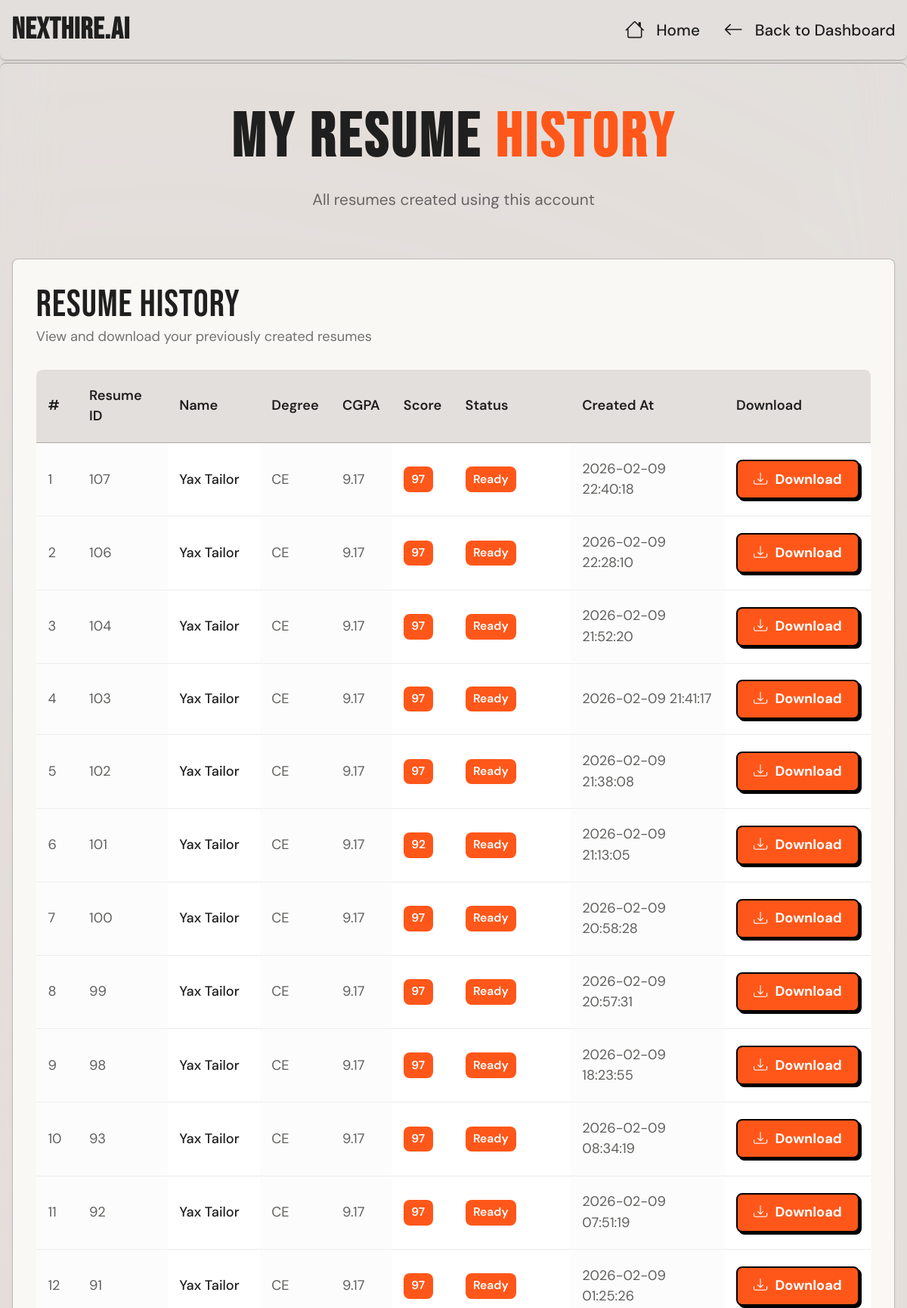
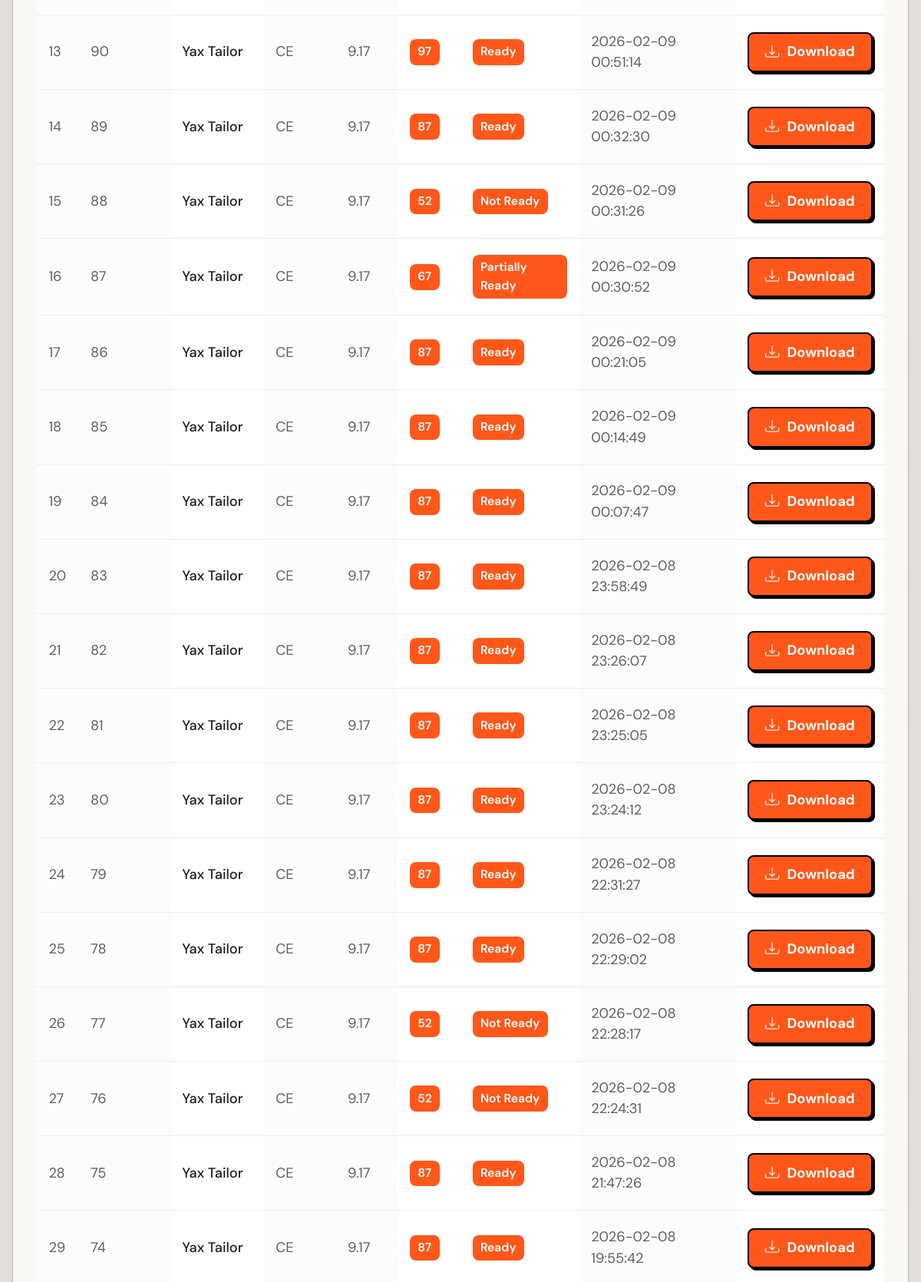
The app's page /my_resumes (signed in, upper part) with its own data (2 pictures, top to bottom).
### tables this page shows
CREATE TABLE resumes (
        id INTEGER PRIMARY KEY AUTOINCREMENT,
        user_email TEXT,
        name TEXT,
        phone TEXT,
        email TEXT,
        degree TEXT,
        cgpa TEXT,
        skills TEXT,
        projects TEXT,
        file_path TEXT
    , score INTEGER, status TEXT, created_at TEXT, github_username TEXT, city TEXT, about_yourself TEXT);

### app.py (the view)
@app.route("/my_resumes")
def my_resumes():
    if "user_email" not in session:
        return redirect("/login_page")
    user_email = session["user_email"]
    conn = get_db()
    cur = conn.cursor()
    cur.execute("""
        SELECT id, name, degree, cgpa, score, status, created_at, file_path
        FROM resumes
        WHERE user_email = ?
        ORDER BY created_at DESC
    """, (user_email,))
    resumes = cur.fetchall()
    conn.close()
    return render_template("my_resumes.html", resumes=resumes)

### app.py (called while the page is built)
def get_db():
    return sqlite3.connect(DB_NAME)

### templates/my_resumes.html (shortened to what this page needs)
<!DOCTYPE html>
<html lang="en">
<head>
    <link href="https://cdn.jsdelivr.net/npm/bootstrap@5.3.2/dist/css/bootstrap.min.css" rel="stylesheet">
    <link rel="stylesheet" href="https://cdn.jsdelivr.net/npm/bootstrap-icons@1.11.0/font/bootstrap-icons.css">
    <link rel="stylesheet" href="{{ url_for('static', filename='css/style.css') }}">
</head>
<body>
  <header class="border-bottom py-3">
    <div class="container d-flex justify-content-between align-items-center">
      <h5 class="mb-0 fw-bold">NextHire.AI</h5>
      <nav class="d-none d-md-flex gap-4">
        <a class="nav-link" href="/"><i class="bi bi-house"></i> Home</a>
        <a class="nav-link" href="/dashboard"><i class="bi bi-arrow-left"></i> Back to Dashboard</a>
      </nav>
    </div>
  </header>
  <section class="py-5" id="resume-history">
    <div class="container">
      <div class="text-center mb-5">
        <h1 class="hero-title" style="font-size: 4rem;">
          MY RESUME <span class="hero-accent">HISTORY</span>
        </h1>
        <p class="text-muted">All resumes created using this account</p>
      </div>
      <div class="row justify-content-center">
        <div class="col-12">
          <div class="panel">
            <div class="section-heading-container">
              <div>
                <h3 class="mb-0">Resume History</h3>
                <p class="text-muted small mb-0">View and download your previously created resumes</p>
              </div>
            </div>
            {% if resumes %}
            <div class="table-responsive">
              <table class="table align-middle">
                <thead>
                  <tr>
                    <th class="primary-data">#</th>
                    <th class="primary-data">Resume ID</th>
                    <th class="primary-data">Name</th>
                    <th class="primary-data">Degree</th>
                    <th class="primary-data">CGPA</th>
                    <th class="primary-data">Score</th>
                    <th class="primary-data">Status</th>
                    <th class="primary-data">Created At</th>
                    <th class="primary-data">Download</th>
                  </tr>
                </thead>
                <tbody>
                  {% for r in resumes %}
                  <tr>
                    <td class="secondary-data">{{ loop.index }}</td>
                    <td class="secondary-data">{{ r[0] }}</td>
                    <td class="primary-data">{{ r[1] }}</td>
                    <td class="secondary-data">{{ r[2] }}</td>
                    <td class="secondary-data">{{ r[3] }}</td>
                    <td>
                      {% if r[4] %}
                        <span class="dashboard-badge">{{ r[4] }}</span>
                      {% else %}
                        <span class="text-muted">N/A</span>
                      {% endif %}
                    </td>
                    <td>
                      {% if r[5] %}
                        <span class="dashboard-badge">{{ r[5] }}</span>
                      {% else %}
                        <span class="text-muted">N/A</span>
                      {% endif %}
                    </td>
                    <td class="secondary-data">{{ r[6] }}</td>
                    <td>
                      <a href="/download/{{ r[7].split('/')[-1] }}" class="dashboard-action-btn">
                        <i class="bi bi-download"></i> Download
                      </a>
                    </td>
                  </tr>
                  {% endfor %}
                </tbody>
              </table>
            </div>
            {% endif %}
          </div>
        </div>
      </div>
    </div>
  </section>
</body>
</html>

### records on screen
resumes: id "107", name "Yax Tailor", degree "CE", cgpa "9.17", score "97", status "Ready", created_at "2026-02-09 22:40:18"
resumes: id "106", name "Yax Tailor", degree "CE", cgpa "9.17", score "97", status "Ready", created_at "2026-02-09 22:28:10"
resumes: id "104", name "Yax Tailor", degree "CE", cgpa "9.17", score "97", status "Ready", created_at "2026-02-09 21:52:20"
resumes: id "103", name "Yax Tailor", degree "CE", cgpa "9.17", score "97", status "Ready", created_at "2026-02-09 21:41:17"
resumes: id "102", name "Yax Tailor", degree "CE", cgpa "9.17", score "97", status "Ready", created_at "2026-02-09 21:38:08"
resumes: id "101", name "Yax Tailor", degree "CE", cgpa "9.17", score "92", status "Ready", created_at "2026-02-09 21:13:05"
resumes: id "100", name "Yax Tailor", degree "CE", cgpa "9.17", score "97", status "Ready", created_at "2026-02-09 20:58:28"
resumes: id "99", name "Yax Tailor", degree "CE", cgpa "9.17", score "97", status "Ready", created_at "2026-02-09 20:57:31"
resumes: id "98", name "Yax Tailor", degree "CE", cgpa "9.17", score "97", status "Ready", created_at "2026-02-09 18:23:55"
resumes: id "93", name "Yax Tailor", degree "CE", cgpa "9.17", score "97", status "Ready", created_at "2026-02-09 08:34:19"
resumes: id "92", name "Yax Tailor", degree "CE", cgpa "9.17", score "97", status "Ready", created_at "2026-02-09 07:51:19"
resumes: id "91", name "Yax Tailor", degree "CE", cgpa "9.17", score "97", status "Ready", created_at "2026-02-09 01:25:26"
resumes: id "90", name "Yax Tailor", degree "CE", cgpa "9.17", score "97", status "Ready", created_at "2026-02-09 00:51:14"
resumes: id "89", name "Yax Tailor", degree "CE", cgpa "9.17", score "87", status "Ready", created_at "2026-02-09 00:32:30"
resumes: id "88", name "Yax Tailor", degree "CE", cgpa "9.17", score "52", status "Not Ready", created_at "2026-02-09 00:31:26"
resumes: id "87", name "Yax Tailor", degree "CE", cgpa "9.17", score "67", status "Partially Ready", created_at "2026-02-09 00:30:52"
resumes: id "86", name "Yax Tailor", degree "CE", cgpa "9.17", score "87", status "Ready", created_at "2026-02-09 00:21:05"
resumes: id "85", name "Yax Tailor", degree "CE", cgpa "9.17", score "87", status "Ready", created_at "2026-02-09 00:14:49"
resumes: id "84", name "Yax Tailor", degree "CE", cgpa "9.17", score "87", status "Ready", created_at "2026-02-09 00:07:47"
resumes: id "83", name "Yax Tailor", degree "CE", cgpa "9.17", score "87", status "Ready", created_at "2026-02-08 23:58:49"
resumes: id "82", name "Yax Tailor", degree "CE", cgpa "9.17", score "87", status "Ready", created_at "2026-02-08 23:26:07"
resumes: id "81", name "Yax Tailor", degree "CE", cgpa "9.17", score "87", status "Ready", created_at "2026-02-08 23:25:05"
resumes: id "80", name "Yax Tailor", degree "CE", cgpa "9.17", score "87", status "Ready", created_at "2026-02-08 23:24:12"
resumes: id "79", name "Yax Tailor", degree "CE", cgpa "9.17", score "87", status "Ready", created_at "2026-02-08 22:31:27"
resumes: id "78", name "Yax Tailor", degree "CE", cgpa "9.17", score "87", status "Ready", created_at "2026-02-08 22:29:02"
resumes: id "77", name "Yax Tailor", degree "CE", cgpa "9.17", score "52", status "Not Ready", created_at "2026-02-08 22:28:17"
resumes: id "76", name "Yax Tailor", degree "CE", cgpa "9.17", score "52", status "Not Ready", created_at "2026-02-08 22:24:31"
resumes: id "75", name "Yax Tailor", degree "CE", cgpa "9.17", score "87", status "Ready", created_at "2026-02-08 21:47:26"
resumes: id "74", name "Yax Tailor", degree "CE", cgpa "9.17", score "87", status "Ready", created_at "2026-02-08 19:55:42"
